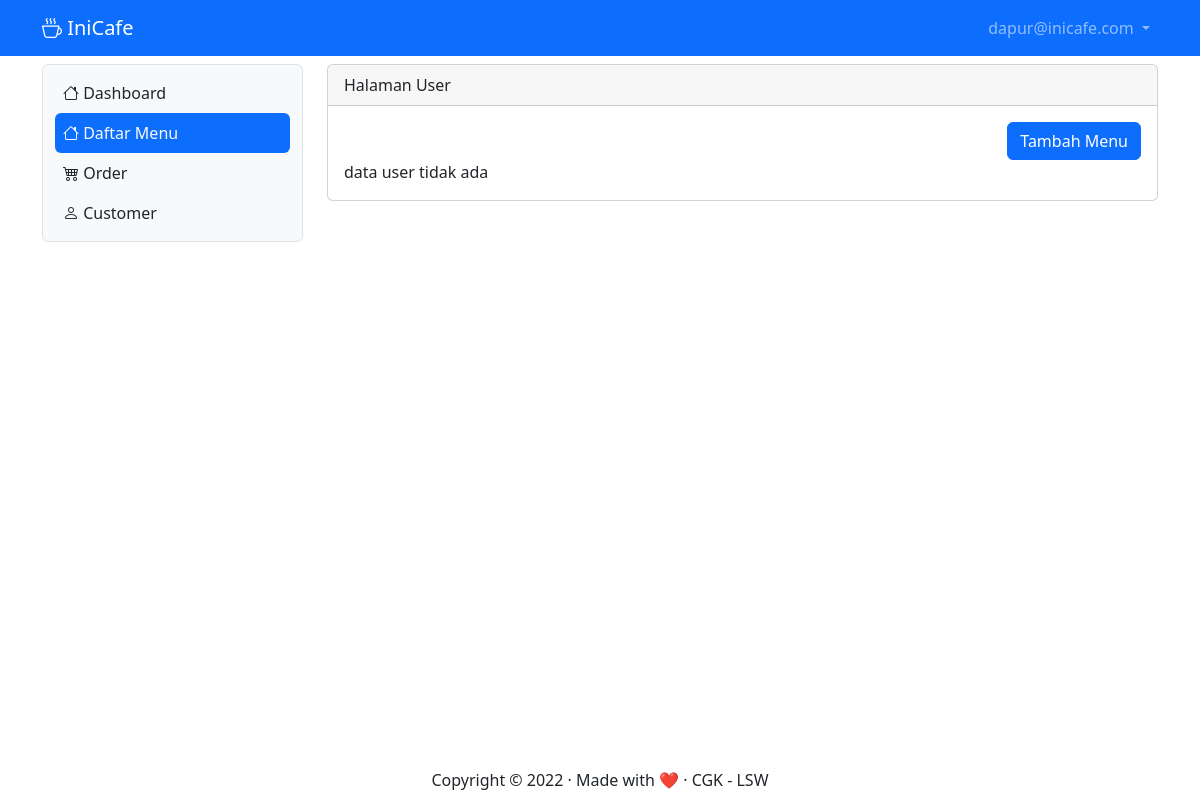
The app's page /menu (signed in), older data.
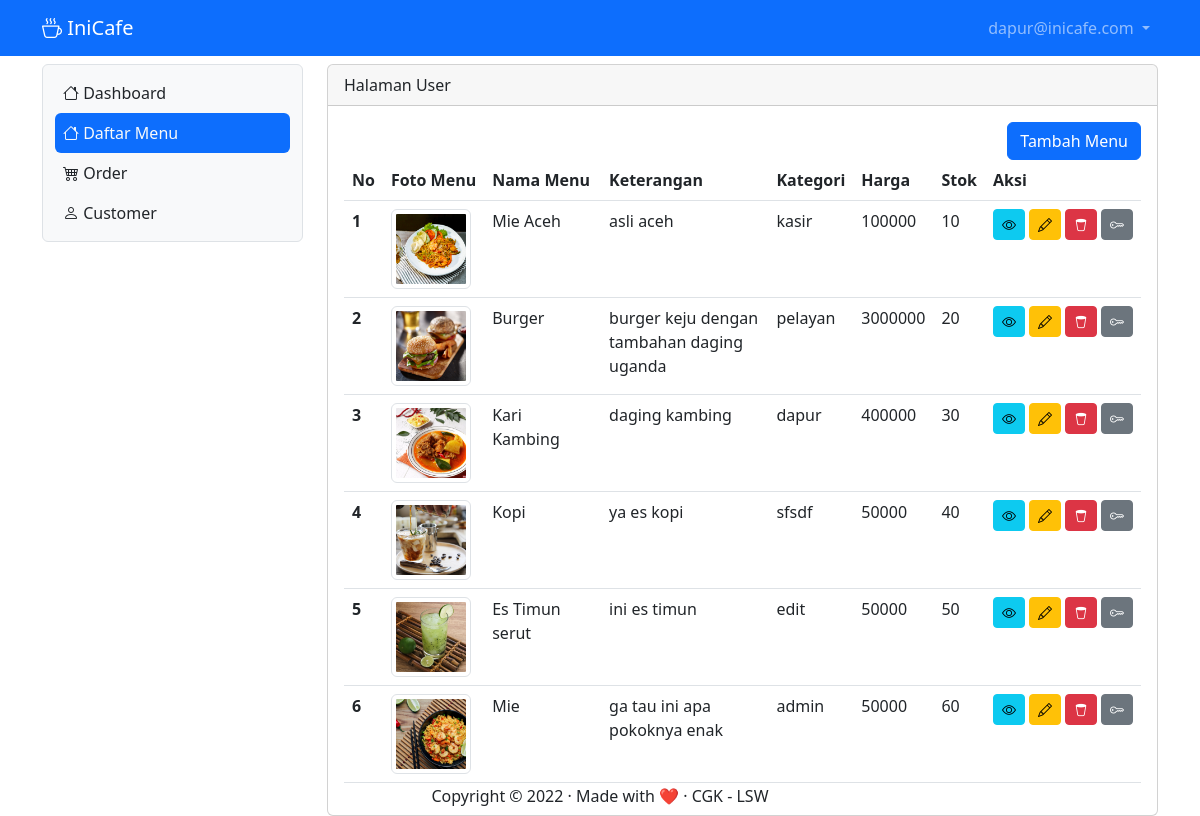
The same page, newer data.
### tables this page shows
CREATE TABLE `tb_user` (
  `id` int(11) NOT NULL,
  `username` varchar(200) DEFAULT NULL,
  `password` varchar(200) DEFAULT NULL,
  `level` int(1) DEFAULT NULL,
  `nama` varchar(200) DEFAULT NULL,
  `nohp` varchar(15) DEFAULT NULL,
  `alamat` varchar(300) DEFAULT NULL
);

CREATE TABLE `tb_daftar_menu` (
  `id` int(11) NOT NULL,
  `foto` varchar(200) DEFAULT NULL,
  `nama_menu` varchar(200) DEFAULT NULL,
  `keterangan` varchar(200) DEFAULT NULL,
  `kategori` varchar(50) DEFAULT NULL,
  `harga` varchar(15) DEFAULT NULL,
  `stok` varchar(50) DEFAULT NULL
);

### menu.php (the view, shortened to what this page needs)
<?php
include "proses/connect.php";
$query = mysqli_query($conn, "SELECT * FROM tb_daftar_menu");
while ($record = mysqli_fetch_array($query)){
    $result[] = $record;
}
?>
<div class="col-lg-9 mt-2">
    <div class="card">
        <div class="card-header">
            Halaman User
        </div>
        <div class="card-body">
            <div class="row">
                <div class="col d-flex justify-content-end">
                    <button class="btn btn-primary" data-bs-toggle="modal" data-bs-target="#ModalTambahUser">Tambah
                        Menu</button>
                </div>
            </div>
            <?php
             if(empty($result)){
                echo "data user tidak ada";
             }else{
             ?>
            <div class="table-responsive">
                <table class="table table-hover">
                    <thead>
                        <tr class="text-nowrap">
                            <th scope="col">No</th>
                            <th scope="col">Foto Menu</th>
                            <th scope="col">Nama Menu</th>
                            <th scope="col">Keterangan</th>
                            <th scope="col">Kategori</th>
                            <th scope="col">Harga</th>
                            <th scope="col">Stok</th>
                            <th scope="col">Aksi</th>
                        </tr>
                    </thead>
                    <tbody>
                        <?php
                        $no = 1;
                        foreach($result as $row){
                        ?>
                        <tr>
                            <th scope="row"><?php echo $no++  ?></th>
                            <td>
                                <div style="width: 80px">
                                    <img src="assets/img/<?php echo $row['foto']?>" class="img-thumbnail" />
                                </div>
                            </td>
                            <td><?php echo $row['nama_menu'] ?></td>
                            <td><?php echo $row['keterangan'] ?></td>
                            <td><?php echo $row['kategori'] ?></td>
                            <td><?php echo $row['harga'] ?></td>
                            <td><?php echo $row['stok'] ?></td>
                            <td>
                                <div class="d-flex">
                                    <button class="btn btn-info btn-sm me-1" data-bs-toggle="modal"
                                        data-bs-target="#ModalView<?php echo $row['id']?>"><i
                                            class="bi bi-eye"></i></button>
                                    <button class="btn btn-warning btn-sm me-1" data-bs-toggle="modal"
                                        data-bs-target="#ModalEdit<?php echo $row['id']?>"><i
                                            class="bi bi-pencil"></i></button>
                                    <button class="btn btn-danger btn-sm me-1" data-bs-toggle="modal"
                                        data-bs-target="#ModalDelete<?php echo $row['id']?>"><i
                                            class="bi bi-trash2"></i></button>
                                    <button class="btn btn-secondary btn-sm " data-bs-toggle="modal"
                                        data-bs-target="#ModalResetPassword<?php echo $row['id']?>"><i
                                            class="bi bi-key"></i></button>
                                </div>
                            </td>
                        </tr>
                        <?php
                        }
                        ?>
                    </tbody>
                </table>
            </div>
            <?php
            }
            ?>
        </div>
    </div>
</div>

### index.php (shortened to what this page needs)
<?php
if(isset($_GET['x']) && $_GET['x']==='home'){
         $page = "home.php";
            include 'main.php';
           }elseif(isset($_GET['x']) && $_GET['x']==='order'){
            $page = "order.php";
            include 'main.php';
           }elseif(isset($_GET['x']) && $_GET['x']==='customer'){
            $page = "customer.php";
            include 'main.php';
           }elseif(isset($_GET['x']) && $_GET['x']==='menu'){
            include 'main.php';
           }elseif(isset($_GET['x']) && $_GET['x']==='login'){
            include 'login.php';
           }elseif(isset($_GET['x']) && $_GET['x']==='logout'){
            include 'proses/proses_logout.php';
           }else{
            $page = "home.php";
            include 'main.php';
           }
           ?>

### main.php (shortened to what this page needs)
<?php
include "proses/connect.php";
$query = mysqli_query($conn, "SELECT * FROM tb_user WHERE username = '$_SESSION[username_inicafe]'");
$hasil = mysqli_fetch_array($query);
?>
<!doctype html>
<html lang="en">
<head>
    <link href="https://cdn.jsdelivr.net/npm/bootstrap@5.2.2/dist/css/bootstrap.min.css" rel="stylesheet"
>
    <link rel="stylesheet" href="https://cdn.jsdelivr.net/npm/bootstrap-icons@1.9.1/font/bootstrap-icons.css">
</head>
<body>
    <?php include "header.php"; ?>
    <div class="container-lg">
        <div class="row">
            <?php include "sidebar.php"; ?>
            <?php
            include $page;
           ?>
        </div>
        <div class="fixed-bottom text-center mb-2">Copyright © 2022 · Made with ❤️ · CGK - LSW</div>
    </div>
</body>
</html>

### header.php (shortened to what this page needs)
<nav class="navbar navbar-expand navbar-dark bg-primary sticky-top">
    <div class="container-lg">
        <a class="navbar-brand" href="."><i class="bi bi-cup-hot"></i> IniCafe</a>
        <div class="collapse navbar-collapse justify-content-end" id="navbarNavDropdown">
            <ul class="navbar-nav">
                <li class="nav-item dropdown">
                    <a class="nav-link dropdown-toggle" href="#" role="button" data-bs-toggle="dropdown"
                        aria-expanded="false">
                        <?php echo $hasil['username']; ?>
                    </a>
                </li>
            </ul>
        </div>
    </div>
</nav>

### sidebar.php (shortened to what this page needs)
<div class="col-lg-3">
    <nav class="navbar navbar-expand-lg bg-light rounded border mt-2">
        <div class="container-fluid">
            <div class="offcanvas offcanvas-start" tabindex="-1" id="offcanvasNavbar"
                aria-labelledby="offcanvasNavbarLabel" style="width: 250px;">
                <div class="offcanvas-body">
                    <ul class="navbar-nav nav-pills flex-column justify-content-end flex-grow-1">
                        <li class="nav-item">
                            <a class="nav-link <?php echo ((isset($_GET['x']) && $_GET['x']==='home') || !isset($_GET['x']))  ? 'active link-light' : 'link-dark' ; ?>  ps-2"
                                aria-current="page" href="home"><i class="bi bi-house"></i> Dashboard</a>
                        </li>
                        <li class="nav-item">
                            <a class="nav-link <?php echo ((isset($_GET['x']) && $_GET['x']==='menu') || !isset($_GET['x']))  ? 'active link-light' : 'link-dark' ; ?>  ps-2"
                                aria-current="page" href="menu"><i class="bi bi-house"></i> Daftar Menu</a>
                        </li>
                        <li class="nav-item">
                            <a class="nav-link <?php echo (isset($_GET['x']) && $_GET['x']==='order')  ? 'active link-light' : 'link-dark' ; ?>  ps-2"
                                href="order"><i class="bi bi-cart4"></i> Order</a>
                        </li>
                        <li class="nav-item">
                            <a class="nav-link <?php echo (isset($_GET['x']) && $_GET['x']==='customer')  ? 'active link-light' : 'link-dark' ; ?>  ps-2"
                                href="customer"><i class="bi bi-person"></i>
                                Customer</a>
                        </li>
                    </ul>
                </div>
            </div>
        </div>
    </nav>
</div>

Row changes from the older to the newer data that the page shows:
added tb_daftar_menu: foto (picture), nama_menu "Mie Aceh", keterangan "asli aceh", kategori "kasir", harga "100000", stok "10"
added tb_daftar_menu: foto (picture), nama_menu "Burger", keterangan "burger keju dengan tambahan daging uganda", kategori "pelayan", harga "3000000", stok "20"
added tb_daftar_menu: foto (picture), nama_menu "Kari Kambing", keterangan "daging kambing", kategori "dapur", harga "400000", stok "30"
added tb_daftar_menu: foto (picture), nama_menu "Kopi", keterangan "ya es kopi", kategori "sfsdf", harga "50000", stok "40"
added tb_daftar_menu: foto (picture), nama_menu "Es Timun serut", keterangan "ini es timun", kategori "edit", harga "50000", stok "50"
added tb_daftar_menu: foto (picture), nama_menu "Mie", keterangan "ga tau ini apa pokoknya enak", kategori "admin", harga "50000", stok "60"
Text that changed along with them:
text no longer shown: "data user tidak ada"
text now shown: "No Foto Menu Nama Menu Keterangan Kategori Harga Stok Aksi"
